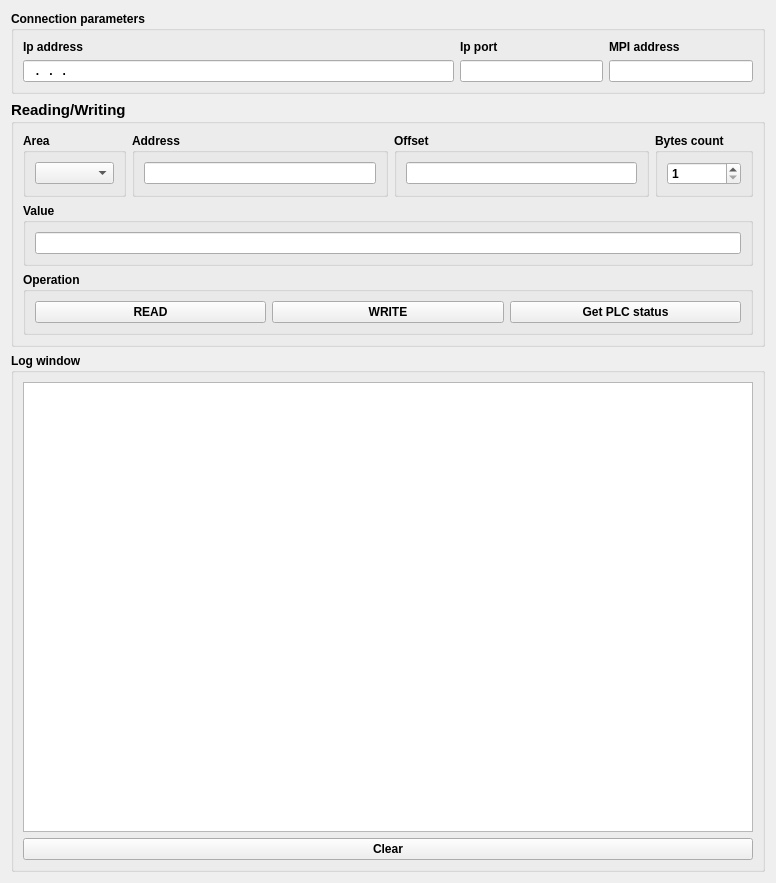
<?xml version="1.0" encoding="UTF-8"?>
<ui version="4.0">
 <class>Form</class>
 <widget class="QWidget" name="Form">
  <property name="geometry">
   <rect>
    <x>0</x>
    <y>0</y>
    <width>776</width>
    <height>883</height>
   </rect>
  </property>
  <property name="windowTitle">
   <string>Form</string>
  </property>
  <layout class="QVBoxLayout" name="verticalLayout_7">
   <item>
    <widget class="QGroupBox" name="groupBox">
     <property name="font">
      <font>
       <weight>75</weight>
       <bold>true</bold>
      </font>
     </property>
     <property name="title">
      <string>Connection parameters</string>
     </property>
     <property name="flat">
      <bool>false</bool>
     </property>
     <layout class="QHBoxLayout" name="horizontalLayout" stretch="6,2,2">
      <item>
       <layout class="QVBoxLayout" name="verticalLayout">
        <item>
         <widget class="QLabel" name="label">
          <property name="text">
           <string>Ip address</string>
          </property>
         </widget>
        </item>
        <item>
         <widget class="QLineEdit" name="le_ip_address">
          <property name="whatsThis">
           <string>MW9, WORD</string>
          </property>
          <property name="inputMask">
           <string>000.000.000.000; </string>
          </property>
          <property name="readOnly">
           <bool>false</bool>
          </property>
         </widget>
        </item>
       </layout>
      </item>
      <item>
       <layout class="QVBoxLayout" name="verticalLayout_3">
        <item>
         <widget class="QLabel" name="label_3">
          <property name="text">
           <string>Ip port</string>
          </property>
         </widget>
        </item>
        <item>
         <widget class="QLineEdit" name="le_ip_port">
          <property name="whatsThis">
           <string>MW9, WORD</string>
          </property>
          <property name="inputMask">
           <string>00000; </string>
          </property>
          <property name="readOnly">
           <bool>false</bool>
          </property>
         </widget>
        </item>
       </layout>
      </item>
      <item>
       <layout class="QVBoxLayout" name="verticalLayout_2">
        <item>
         <widget class="QLabel" name="label_2">
          <property name="text">
           <string>MPI address</string>
          </property>
         </widget>
        </item>
        <item>
         <widget class="QLineEdit" name="le_mpi_address">
          <property name="whatsThis">
           <string>MW9, WORD</string>
          </property>
          <property name="inputMask">
           <string>000; </string>
          </property>
          <property name="readOnly">
           <bool>false</bool>
          </property>
         </widget>
        </item>
       </layout>
      </item>
     </layout>
     <zorder></zorder>
    </widget>
   </item>
   <item>
    <widget class="QGroupBox" name="groupBox_3">
     <property name="font">
      <font>
       <pointsize>11</pointsize>
       <weight>75</weight>
       <italic>false</italic>
       <bold>true</bold>
      </font>
     </property>
     <property name="title">
      <string>Reading/Writing</string>
     </property>
     <layout class="QVBoxLayout" name="verticalLayout_6">
      <item>
       <layout class="QHBoxLayout" name="horizontalLayout_2">
        <item>
         <widget class="QGroupBox" name="groupBox_4">
          <property name="enabled">
           <bool>true</bool>
          </property>
          <property name="font">
           <font>
            <pointsize>9</pointsize>
            <weight>75</weight>
            <italic>false</italic>
            <bold>true</bold>
           </font>
          </property>
          <property name="title">
           <string>Area</string>
          </property>
          <property name="flat">
           <bool>false</bool>
          </property>
          <layout class="QGridLayout" name="gridLayout_3">
           <item row="0" column="0">
            <widget class="QComboBox" name="cb_address_area"/>
           </item>
          </layout>
         </widget>
        </item>
        <item>
         <widget class="QGroupBox" name="groupBox_5">
          <property name="enabled">
           <bool>true</bool>
          </property>
          <property name="font">
           <font>
            <pointsize>9</pointsize>
            <weight>75</weight>
            <italic>false</italic>
            <bold>true</bold>
           </font>
          </property>
          <property name="title">
           <string>Address</string>
          </property>
          <property name="flat">
           <bool>false</bool>
          </property>
          <layout class="QGridLayout" name="gridLayout_4">
           <item row="0" column="0">
            <widget class="QLineEdit" name="le_variable_address">
             <property name="inputMask">
              <string>00000; </string>
             </property>
             <property name="text">
              <string/>
             </property>
             <property name="frame">
              <bool>true</bool>
             </property>
             <property name="echoMode">
              <enum>QLineEdit::Normal</enum>
             </property>
             <property name="cursorPosition">
              <number>0</number>
             </property>
            </widget>
           </item>
          </layout>
         </widget>
        </item>
        <item>
         <widget class="QGroupBox" name="groupBox_6">
          <property name="enabled">
           <bool>true</bool>
          </property>
          <property name="font">
           <font>
            <pointsize>9</pointsize>
            <weight>75</weight>
            <italic>false</italic>
            <bold>true</bold>
           </font>
          </property>
          <property name="title">
           <string>Offset</string>
          </property>
          <property name="flat">
           <bool>false</bool>
          </property>
          <layout class="QGridLayout" name="gridLayout_5">
           <item row="0" column="0">
            <widget class="QLineEdit" name="le_variable_offset">
             <property name="inputMask">
              <string>0000; </string>
             </property>
            </widget>
           </item>
          </layout>
         </widget>
        </item>
        <item>
         <widget class="QGroupBox" name="groupBox_9">
          <property name="enabled">
           <bool>true</bool>
          </property>
          <property name="font">
           <font>
            <pointsize>9</pointsize>
            <weight>75</weight>
            <italic>false</italic>
            <bold>true</bold>
           </font>
          </property>
          <property name="title">
           <string>Bytes count</string>
          </property>
          <property name="flat">
           <bool>false</bool>
          </property>
          <layout class="QGridLayout" name="gridLayout_8">
           <item row="0" column="0">
            <widget class="QSpinBox" name="sb_variable_bytes_count">
             <property name="minimum">
              <number>1</number>
             </property>
             <property name="maximum">
              <number>8</number>
             </property>
            </widget>
           </item>
          </layout>
         </widget>
        </item>
       </layout>
      </item>
      <item>
       <layout class="QVBoxLayout" name="verticalLayout_5">
        <item>
         <widget class="QGroupBox" name="groupBox_8">
          <property name="enabled">
           <bool>true</bool>
          </property>
          <property name="font">
           <font>
            <pointsize>9</pointsize>
            <weight>75</weight>
            <italic>false</italic>
            <bold>true</bold>
           </font>
          </property>
          <property name="title">
           <string>Value</string>
          </property>
          <property name="flat">
           <bool>false</bool>
          </property>
          <layout class="QVBoxLayout" name="verticalLayout_4">
           <item>
            <widget class="QLineEdit" name="le_variable_value">
             <property name="inputMask">
              <string>00000000000000000000000000000000; </string>
             </property>
             <property name="maxLength">
              <number>32</number>
             </property>
            </widget>
           </item>
          </layout>
         </widget>
        </item>
        <item>
         <widget class="QGroupBox" name="groupBox_10">
          <property name="enabled">
           <bool>true</bool>
          </property>
          <property name="font">
           <font>
            <pointsize>9</pointsize>
            <weight>75</weight>
            <italic>false</italic>
            <bold>true</bold>
           </font>
          </property>
          <property name="title">
           <string>Operation</string>
          </property>
          <property name="flat">
           <bool>false</bool>
          </property>
          <layout class="QGridLayout" name="gridLayout_9">
           <item row="0" column="1">
            <widget class="QPushButton" name="btn_write">
             <property name="enabled">
              <bool>true</bool>
             </property>
             <property name="whatsThis">
              <string>m9.2</string>
             </property>
             <property name="text">
              <string>WRITE</string>
             </property>
             <property name="checkable">
              <bool>false</bool>
             </property>
             <property name="autoRepeat">
              <bool>false</bool>
             </property>
             <property name="autoExclusive">
              <bool>false</bool>
             </property>
            </widget>
           </item>
           <item row="0" column="0">
            <widget class="QPushButton" name="btn_read">
             <property name="enabled">
              <bool>true</bool>
             </property>
             <property name="whatsThis">
              <string>m9.2</string>
             </property>
             <property name="text">
              <string>READ</string>
             </property>
             <property name="checkable">
              <bool>false</bool>
             </property>
             <property name="autoRepeat">
              <bool>false</bool>
             </property>
             <property name="autoExclusive">
              <bool>false</bool>
             </property>
            </widget>
           </item>
           <item row="0" column="2">
            <widget class="QPushButton" name="btn_get_plc_status">
             <property name="enabled">
              <bool>true</bool>
             </property>
             <property name="whatsThis">
              <string>m9.2</string>
             </property>
             <property name="text">
              <string>Get PLC status</string>
             </property>
             <property name="checkable">
              <bool>false</bool>
             </property>
             <property name="autoRepeat">
              <bool>false</bool>
             </property>
             <property name="autoExclusive">
              <bool>false</bool>
             </property>
            </widget>
           </item>
          </layout>
         </widget>
        </item>
       </layout>
      </item>
     </layout>
    </widget>
   </item>
   <item>
    <widget class="QGroupBox" name="groupBox_2">
     <property name="font">
      <font>
       <weight>75</weight>
       <bold>true</bold>
      </font>
     </property>
     <property name="title">
      <string>Log window</string>
     </property>
     <layout class="QGridLayout" name="gridLayout">
      <item row="0" column="0">
       <widget class="QTextEdit" name="te_log">
        <property name="readOnly">
         <bool>true</bool>
        </property>
       </widget>
      </item>
      <item row="1" column="0">
       <widget class="QPushButton" name="btn_clear">
        <property name="text">
         <string>Clear</string>
        </property>
       </widget>
      </item>
     </layout>
    </widget>
   </item>
  </layout>
 </widget>
 <resources/>
 <connections/>
</ui>
